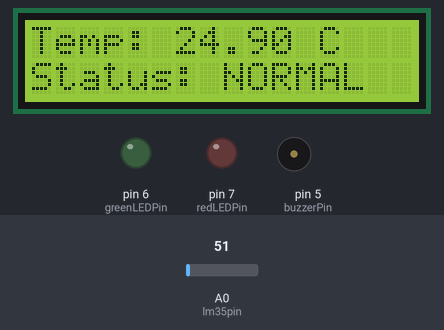
Simulated run of this sketch. Board: Arduino Uno, built with avr-gcc and run on an emulated ATmega328P. Parts: 16×2 character LCD, output pins drawn as LEDs (lit = HIGH), buzzer (waves = sounding). The inputs (shaded band) are chosen by the test bench; at power-on: A0 (lm35pin) = 51.

Above: at 1.2 s.
1.3 s: A0 (lm35pin) set to 65
At 4.7 s:
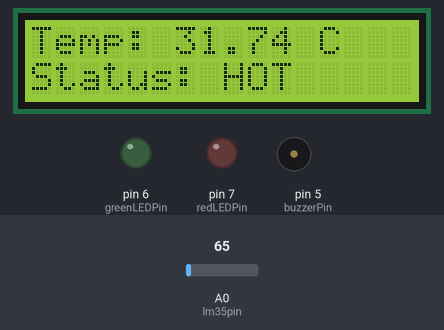
9.0 s: A0 (lm35pin) set to 61
At 9.4 s:
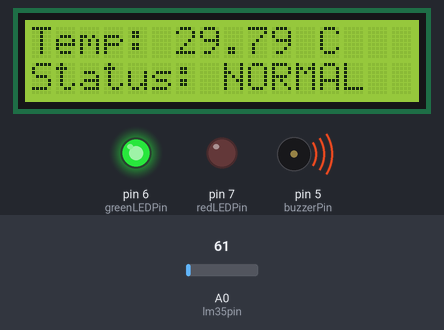
12.9 s: A0 (lm35pin) set to 71
At 15.5 s:
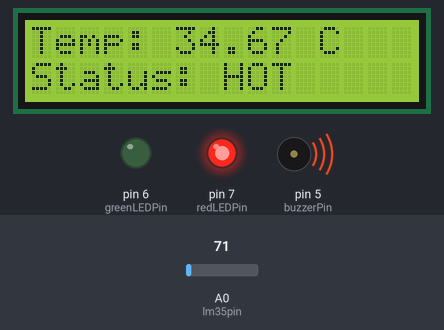
Timing chart, 0 to 23.1 s (numbered marks = the images above; inputs shaded):
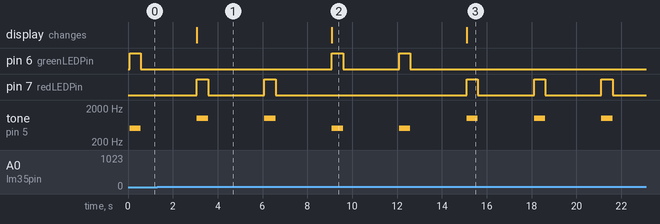

Measured:
- the behaviour switches between 61 and 62 on A0 (lm35pin) (found by bisection; images 0 and 1)
- after the input at 1.3 s, pin 6 (greenLEDPin): stops changing and stays LOW; pin 7 (redLEDPin): alternates HIGH for 0.50 s and LOW for 2.5 s, starting after 1.8 s; the display: changes after 1.8 s (image 1)
- after the input at 9.0 s, pin 6 (greenLEDPin): alternates HIGH for 0.50 s and LOW for 2.5 s, starting after 0.09 s; pin 7 (redLEDPin): stops changing and stays LOW; the display: changes after 0.09 s (image 2)
- after the input at 12.9 s, pin 6 (greenLEDPin): stops changing and stays LOW; pin 7 (redLEDPin): alternates HIGH for 0.50 s and LOW for 2.5 s, starting after 2.2 s; the display: changes after 2.2 s (image 3)
- by itself, tone on pin 5 (buzzerPin): alternates 1000 Hz for 0.50 s and silent for 2.5 s

The sketch:

LM35_sensor.ino
```cpp
#include <LiquidCrystal.h>

// Initialize the library with the numbers of the interface pins
LiquidCrystal lcd(13, 12, 11, 10, 9, 8);

// Define pin numbers for LEDs and Buzzer
const int redLEDPin = 7;     // Pin for Red LED
const int greenLEDPin = 6;   // Pin for Green LED
const int buzzerPin = 5;     // Pin for Buzzer

int lm35pin = A0; // LM35 output connected to analog pin A0
float temperature;

void setup() {
    lcd.begin(16, 2); // Set up the LCD's number of columns and rows
    pinMode(lm35pin, INPUT); // Set LM35 pin as input
    pinMode(redLEDPin, OUTPUT); // Set Red LED pin as output
    pinMode(greenLEDPin, OUTPUT); // Set Green LED pin as output
    pinMode(buzzerPin, OUTPUT); // Set Buzzer pin as output
}

void loop() {
    int sensorValue = analogRead(lm35pin); // Read the input on analog pin A0

    // Convert the analog reading to temperature in Celsius
    temperature = (sensorValue * 5.0 * 100.0) / 1024.0;

    lcd.clear(); // Clear the LCD before displaying new data
    lcd.setCursor(0, 0);
    lcd.print("Temp: ");
    lcd.print(temperature);
    lcd.print(" C");

    // Control LEDs and Buzzer based on temperature conditions
    if (temperature > 30) {
        // Conditions for HOT
        lcd.setCursor(0, 1);
        lcd.print("Status: HOT   ");

        digitalWrite(redLEDPin, HIGH);   // Turn on Red LED
        digitalWrite(greenLEDPin, LOW);   // Ensure Green LED is off

        tone(buzzerPin, 1000);            // Activate buzzer at 1000 Hz
        delay(500);
        digitalWrite(redLEDPin, LOW);     // Turn off Red LED
        noTone(buzzerPin);                 // Turn off buzzer
        delay(500);

    } else {
        // Conditions for NORMAL
        lcd.setCursor(0, 1);
        lcd.print("Status: NORMAL ");

        digitalWrite(redLEDPin, LOW);      // Ensure Red LED is off
        digitalWrite(greenLEDPin, LOW);    // Ensure Green LED is off

        if (temperature < 30) {
            digitalWrite(greenLEDPin, HIGH); // Turn on Green LED
            tone(buzzerPin, 500);             // Activate buzzer at 500 Hz for normal condition
            delay(500);
            digitalWrite(greenLEDPin, LOW);   // Turn off Green LED
            noTone(buzzerPin);                 // Turn off buzzer
            delay(500);
        }
    }

    delay(2000); // Wait for 2 seconds before next reading
}
```
